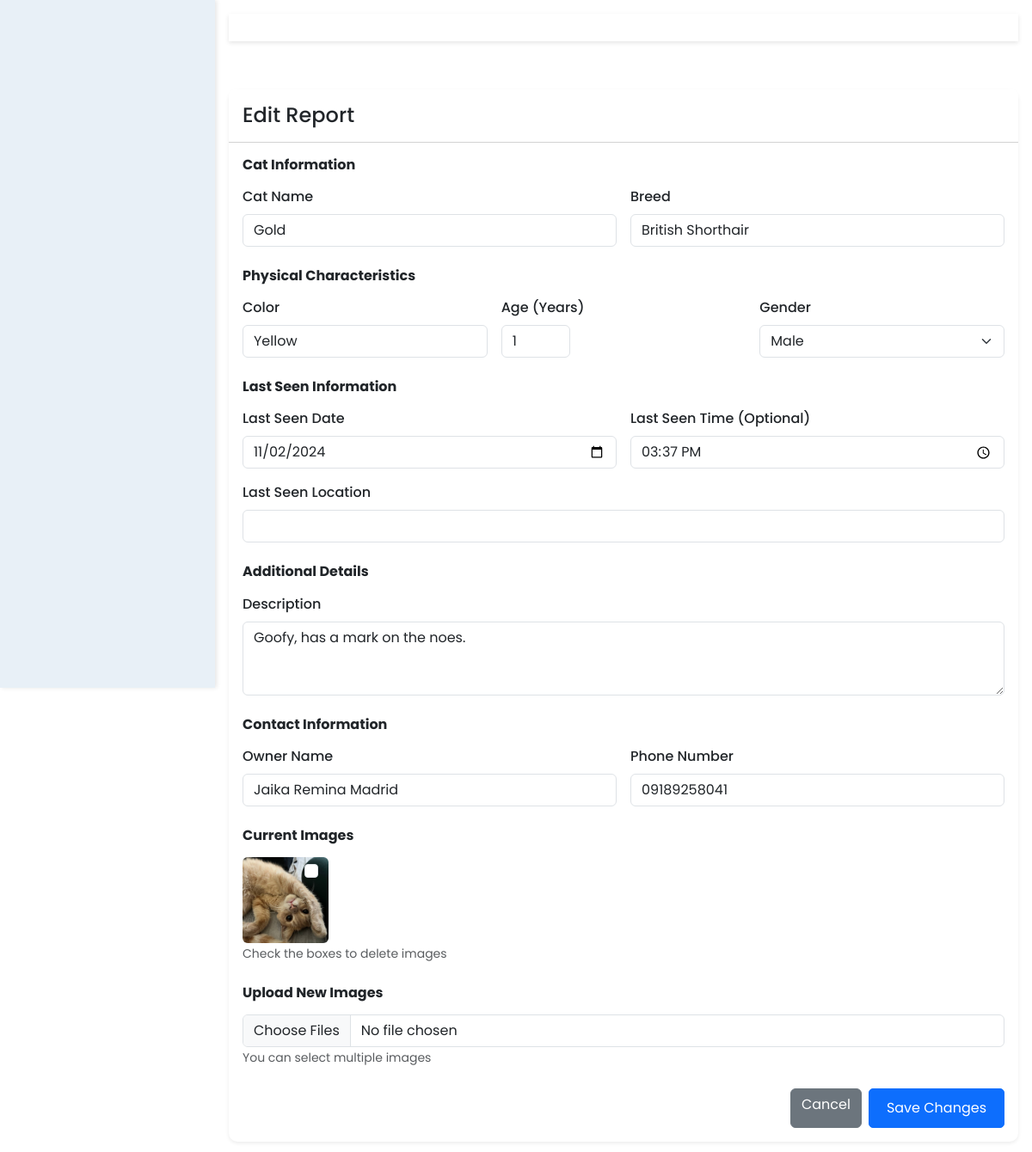
Screenshot of /2_User/UserFeatures/4.2_edit_report.php?id=1 (signed in) with the database file from the repository.
### tables this page shows
CREATE TABLE `lost_reports` (
  `id` int(11) NOT NULL,
  `user_id` int(11) NOT NULL,
  `cat_name` varchar(255) NOT NULL,
  `breed` varchar(255) NOT NULL,
  `gender` enum('male','female','unknown') NOT NULL,
  `age` int(11) NOT NULL,
  `color` varchar(255) NOT NULL,
  `description` text NOT NULL,
  `last_seen_date` date NOT NULL,
  `last_seen_time` time DEFAULT NULL,
  `owner_name` varchar(255) NOT NULL,
  `phone_number` varchar(20) NOT NULL,
  `created_at` timestamp NOT NULL DEFAULT current_timestamp(),
  `last_seen_location` varchar(255) NOT NULL,
  `status` varchar(20) DEFAULT 'missing',
  `found_date` date DEFAULT NULL,
  `edited_at` timestamp NULL DEFAULT NULL
);

### 2_User/UserFeatures/4.2_edit_report.php (the view, shortened to what this page needs)
<?php
require_once '../../2_User/UserBackend/db.php';
$report_id = isset($_GET['id']) ? (int)$_GET['id'] : 0;
try {
    $sql = "SELECT r.*, GROUP_CONCAT(ri.image_path) as images
            FROM lost_reports r
            LEFT JOIN report_images ri ON r.id = ri.report_id
            WHERE r.id = ? AND r.user_id = ?
            GROUP BY r.id";
    $stmt = $pdo->prepare($sql);
    $stmt->execute([$report_id, $_SESSION['user_id']]);
    $report = $stmt->fetch(PDO::FETCH_ASSOC);
    $report['image_array'] = $report['images'] ? explode(',', $report['images']) : [];
} catch (Exception $e) {
    $_SESSION['error'] = "Error fetching report: " . $e->getMessage();
    header('Location: 4.1_my_profile.php');
    exit();
}
?>
<!DOCTYPE html>
<html lang="en">
<head>
    <link href="https://cdn.jsdelivr.net/npm/bootstrap@5.3.0/dist/css/bootstrap.min.css" rel="stylesheet">
    <link rel="stylesheet" href="https://cdnjs.cloudflare.com/ajax/libs/font-awesome/5.15.4/css/all.min.css">
    <link rel="stylesheet" href="../../4_Styles/user_style.css">
</head>
<body>
    <div class="side-menu">
    </div>
    <div class="container-custom">
        <header class="header-container mb-4">
        </header>
        <main class="main-content">
            <div class="card shadow-sm">
                <div class="card-header bg-white py-3">
                    <h4 class="card-title mb-0">Edit Report</h4>
                </div>
                <div class="card-body">
                    <form method="POST" enctype="multipart/form-data">
                        <div class="mb-4">
                            <h6 class="fw-bold mb-3">Cat Information</h6>
                            <div class="row g-3">
                                <div class="col-md-6">
                                    <label class="form-label">Cat Name</label>
                                    <input type="text" class="form-control" name="cat_name"
                                           value="<?= htmlspecialchars($report['cat_name']) ?>" required>
                                </div>
                                <div class="col-md-6">
                                    <label class="form-label">Breed</label>
                                    <input type="text" class="form-control" name="breed"
                                           value="<?= htmlspecialchars($report['breed']) ?>"
                                           placeholder="Enter cat's breed" required>
                                </div>
                            </div>
                        </div>
                        <div class="mb-4">
                            <h6 class="fw-bold mb-3">Physical Characteristics</h6>
                            <div class="row g-3">
                                <div class="col-md-4">
                                    <label class="form-label">Color</label>
                                    <input type="text" class="form-control" name="color"
                                           value="<?= htmlspecialchars($report['color']) ?>" required>
                                </div>
                                <div class="col-md-4">
                                    <label class="form-label">Age (Years)</label>
                                    <input type="number" class="form-control" name="age"
                                           value="<?= htmlspecialchars($report['age']) ?>"
                                           min="0" max="30" step="1"
                                           style="width: 80px;"
                                           oninput="this.value = Math.round(this.value);" required>
                                </div>
                                <div class="col-md-4">
                                    <label class="form-label">Gender</label>
                                    <select class="form-select" name="gender" required>
                                        <option value="male" <?= strtolower($report['gender']) == 'male' ? 'selected' : '' ?>>Male</option>
                                    </select>
                                </div>
                            </div>
                        </div>
                        <div class="mb-4">
                            <h6 class="fw-bold mb-3">Last Seen Information</h6>
                            <div class="row g-3">
                                <div class="col-md-6">
                                    <label class="form-label">Last Seen Date</label>
                                    <input type="date" class="form-control" name="last_seen_date"
                                           value="<?= htmlspecialchars($report['last_seen_date']) ?>" required>
                                </div>
                                <div class="col-md-6">
                                    <label class="form-label">Last Seen Time (Optional)</label>
                                    <input type="time" class="form-control" name="last_seen_time"
                                           value="<?= htmlspecialchars($report['last_seen_time'] ?? '') ?>">
                                </div>
                                <div class="col-12">
                                    <label class="form-label">Last Seen Location</label>
                                    <input type="text" class="form-control" name="last_seen_location"
                                           value="<?= htmlspecialchars($report['last_seen_location']) ?>" required>
                                </div>
                            </div>
                        </div>
                        <div class="mb-4">
                            <h6 class="fw-bold mb-3">Additional Details</h6>
                            <div class="row g-3">
                                <div class="col-12">
                                    <label class="form-label">Description</label>
                                    <textarea class="form-control" name="description" rows="3"
                                              required><?= htmlspecialchars($report['description']) ?></textarea>
                                </div>
                            </div>
                        </div>
                        <div class="mb-4">
                            <h6 class="fw-bold mb-3">Contact Information</h6>
                            <div class="row g-3">
                                <div class="col-md-6">
                                    <label class="form-label">Owner Name</label>
                                    <input type="text" class="form-control" name="owner_name"
                                           value="<?= htmlspecialchars($report['owner_name']) ?>" required>
                                </div>
                                <div class="col-md-6">
                                    <label class="form-label">Phone Number</label>
                                    <input type="text" class="form-control" name="phone_number"
                                           value="<?= htmlspecialchars($report['phone_number']) ?>" required>
                                </div>
                            </div>
                        </div>
                        <div class="mb-4">
                            <h6 class="fw-bold mb-3">Current Images</h6>
                            <div class="row g-3">
                                <?php if (!empty($report['image_array'])): ?>
                                    <?php foreach ($report['image_array'] as $image): ?>
                                        <div class="col-auto">
                                            <div class="position-relative">
                                                <img src="<?= htmlspecialchars($image) ?>"
                                                     class="rounded"
                                                     style="width: 100px; height: 100px; object-fit: cover;">
                                                <div class="form-check position-absolute top-0 end-0 m-1">
                                                    <input class="form-check-input" type="checkbox"
                                                           name="delete_images[]"
                                                           value="<?= htmlspecialchars($image) ?>">
                                                </div>
                                            </div>
                                        </div>
                                    <?php endforeach; ?>
                                <?php else: ?>
                                    <div class="col-12">
                                        <p class="text-muted">No images uploaded</p>
                                    </div>
                                <?php endif; ?>
                            </div>
                            <?php if (!empty($report['image_array'])): ?>
                                <small class="text-muted">Check the boxes to delete images</small>
                            <?php endif; ?>
                        </div>
                        <div class="mb-4">
                            <h6 class="fw-bold mb-3">Upload New Images</h6>
                            <input type="file" class="form-control" name="new_images[]"
                                   accept="image/*" multiple>
                            <small class="text-muted">You can select multiple images</small>
                        </div>
                        <div class="d-flex justify-content-end gap-2">
                            <a href="4.1_my_profile.php" class="btn btn-secondary">Cancel</a>
                            <button type="submit" class="btn btn-primary">Save Changes</button>
                        </div>
                    </form>
                </div>
            </div>
        </main>
    </div>
</body>
</html>

### 4_Styles/user_style.css (style rules this page uses)
body { font-family: 'Poppins', sans-serif; }
.side-menu { position: fixed; background: #E8F0F7; width: 250px; min-height: 100vh; padding: 1rem; box-shadow: 2px 0 5px rgba(0,0,0,0.1); }
.container-custom { margin-left: 250px; width: calc(100% - 250px); min-height: 100vh; padding: 1rem; }
.card { transition: transform 0.3s ease; border-radius: 10px; border: none; }
.header-container { position: sticky; top: 0; background: white; z-index: 1000; padding: 1rem; box-shadow: 0 2px 5px rgba(0,0,0,0.1); }
.main-content { padding-top: 2rem; }
.btn-primary { padding: 10px 20px; border-radius: 5px; }
:root { --dashboard-blue: #2196F3; --dashboard-light-blue: #E3F2FD; --dashboard-hover-blue: #1976D2; }
.card { border-radius: 10px; border: none; background-color: white; }
.form-label { font-weight: 500; }

### rows the page displays
lost_reports: cat_name "Gold", breed "British Shorthair", color "Yellow", age "1", gender "Male", last_seen_date "11/02/2024", last_seen_time "15:37:00", description "Goofy, has a mark on the noes.", owner_name "Jaika Remina Madrid", phone_number "09189258041"
